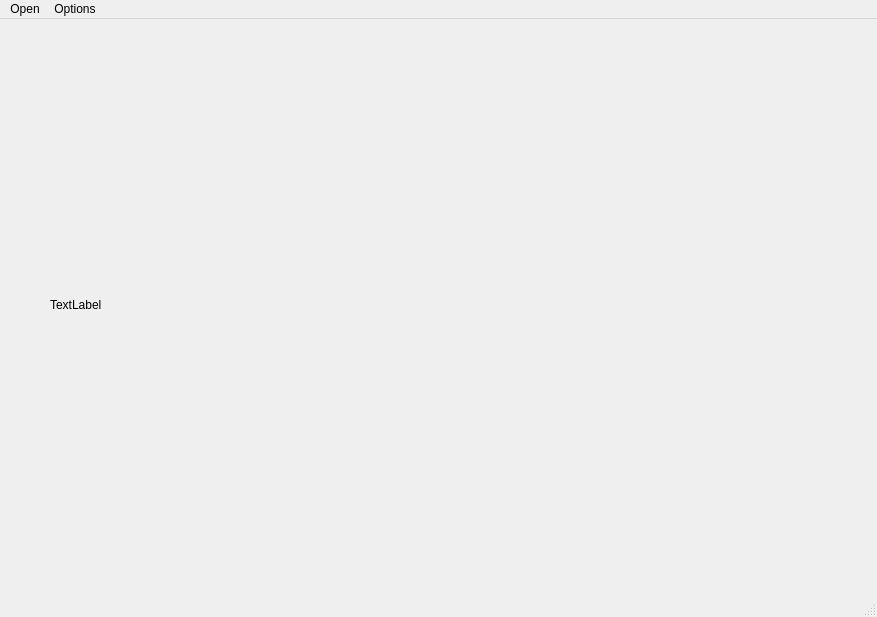
<?xml version="1.0" encoding="UTF-8"?>
<ui version="4.0">
 <class>MainWindow</class>
 <widget class="QMainWindow" name="MainWindow">
  <property name="geometry">
   <rect>
    <x>0</x>
    <y>0</y>
    <width>877</width>
    <height>617</height>
   </rect>
  </property>
  <property name="windowTitle">
   <string>MainWindow</string>
  </property>
  <widget class="QWidget" name="centralwidget">
   <widget class="QLabel" name="label">
    <property name="geometry">
     <rect>
      <x>50</x>
      <y>0</y>
      <width>871</width>
      <height>571</height>
     </rect>
    </property>
    <property name="text">
     <string>TextLabel</string>
    </property>
   </widget>
  </widget>
  <widget class="QMenuBar" name="menubar">
   <property name="geometry">
    <rect>
     <x>0</x>
     <y>0</y>
     <width>877</width>
     <height>19</height>
    </rect>
   </property>
   <widget class="QMenu" name="menuOpen">
    <property name="title">
     <string>Open</string>
    </property>
    <addaction name="actionCustomer_Relations"/>
    <addaction name="actionIntake"/>
    <addaction name="actionLab"/>
    <addaction name="actionFinishing"/>
    <addaction name="actionYield"/>
    <addaction name="actionProduct_Management"/>
    <addaction name="actionPackaging"/>
    <addaction name="actionPOS"/>
   </widget>
   <widget class="QMenu" name="menuExit">
    <property name="title">
     <string>Options</string>
    </property>
    <addaction name="actionExit"/>
   </widget>
   <addaction name="menuOpen"/>
   <addaction name="menuExit"/>
  </widget>
  <widget class="QStatusBar" name="statusbar"/>
  <action name="actionCustomer_Relations">
   <property name="text">
    <string>Customer Relations</string>
   </property>
  </action>
  <action name="actionIntake">
   <property name="text">
    <string>Intake</string>
   </property>
  </action>
  <action name="actionLab">
   <property name="text">
    <string>Lab</string>
   </property>
  </action>
  <action name="actionFinishing">
   <property name="text">
    <string>Finishing</string>
   </property>
  </action>
  <action name="actionYield">
   <property name="text">
    <string>Yield</string>
   </property>
  </action>
  <action name="actionProduct_Management">
   <property name="text">
    <string>Product Management</string>
   </property>
  </action>
  <action name="actionPackaging">
   <property name="text">
    <string>Packaging</string>
   </property>
  </action>
  <action name="actionDistillate">
   <property name="text">
    <string>Distillate</string>
   </property>
  </action>
  <action name="actionPOS">
   <property name="text">
    <string>POS</string>
   </property>
  </action>
  <action name="actionIClick">
   <property name="text">
    <string>IClick</string>
   </property>
  </action>
  <action name="actionExit">
   <property name="text">
    <string>Exit</string>
   </property>
  </action>
  <action name="actionLog_Access">
   <property name="text">
    <string>Log Access</string>
   </property>
  </action>
 </widget>
 <resources/>
 <connections/>
</ui>
